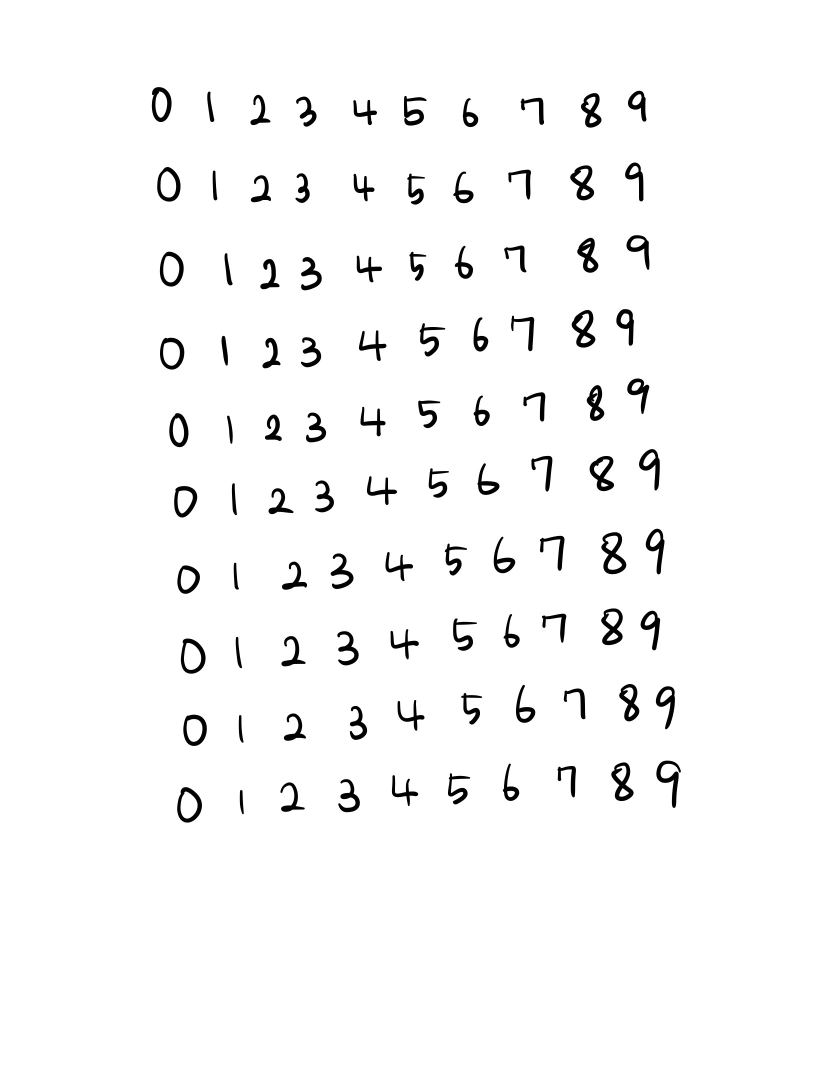
#> input picture 13.jpg, 1668 x 2154 px (shown at 1/2 size)
$ python main.py
#> lines starting #> are read from the running program, lines starting #| are printed output that depends on the picture; after the words box and inside, x2 and y2 are one past the last pixel; in counts of white or black regions, pixels touching at a corner belong together
import cv2
import os
import numpy as np

filenames = ['13.jpg', '14.jpg', '15.jpg']

def generate_dataset(filename):
#> called with filename = '13.jpg'
    src = cv2.imread(filename, cv2.IMREAD_GRAYSCALE)  # 그레이 스케일로 변환
#> src is the input picture: shape (2154, 1668); min 0, max 255, mean 248.1
    src = cv2.resize(src, (int(src.shape[1] / 5), int(src.shape[0] / 5)))  # 이미지의 크기가 워낙 크기 때문에 5분의1로 줄여서 확인
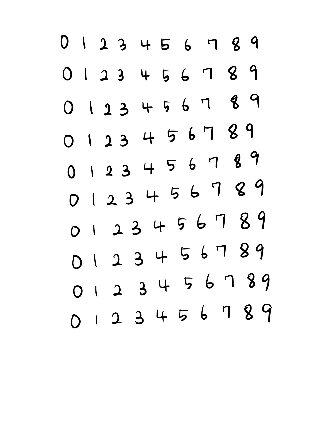
#> src: shape (430, 333); min 0, max 255, mean 248.1
    cv2.imshow('gray', src)
    k = cv2.waitKey(0)
#> (key Esc is pressed here)
    cv2.destroyAllWindows()

    src = src[0:src.shape[0] - 10, 15:src.shape[1] - 25]  # 양 옆의 노이즈를 제거
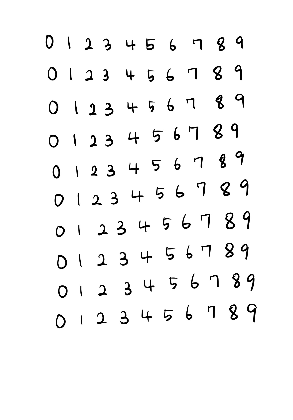
#> src: shape (420, 293); min 0, max 255, mean 247
    ret, binary = cv2.threshold(src, 170, 255, cv2.THRESH_BINARY_INV)  # 영상 이진화
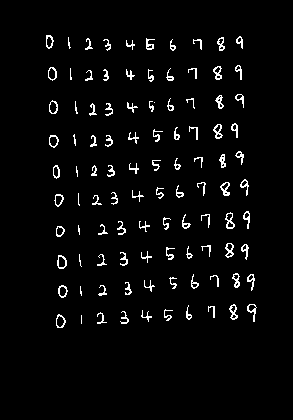
#> binary: shape (420, 293); 3.3% white in thin lines or dots, all inside (x1, y1, x2, y2) = (46, 35, 257, 328)

    cv2.imshow('binary', binary)
    k = cv2.waitKey(0)
#> (key Esc is pressed here)
    cv2.destroyAllWindows()

    # [4 lines of commented-out code are left out]

    contours, hierarchy = cv2.findContours(binary, cv2.RETR_EXTERNAL, cv2.CHAIN_APPROX_SIMPLE)  # 외곽선 검출
#> contours = 101 contours, 51 with area under 20; largest, box (x1, y1, x2, y2) and area: (57, 255, 67, 269) 95, (56, 314, 66, 328) 90, (225, 212, 235, 229) 90, (49, 100, 58, 114) 86, (49, 135, 59, 148) 86
    color = cv2.cvtColor(binary, cv2.COLOR_GRAY2BGR)  # 이진화 이미지를 color이미지로 복사(확인용)
    cv2.drawContours(color, contours, -1, (0, 255, 0), 3)  # 초록색으로 외곽선을 그려준다.
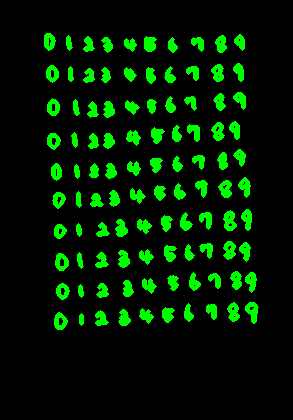
#> color: shape (420, 293, 3); mean B, G, R 0, 26.9, 0

    # 리스트연산을 위해 초기변수 선언
    bR_arr = []
    digit_arr = []
    digit_arr2 = []
    count = 0

    # 검출한 외곽선에 사각형을 그려서 배열에 추가
    for i in range(len(contours)):
        bin_tmp = binary.copy()
        x, y, w, h = cv2.boundingRect(contours[i])
        bR_arr.append([x, y, w, h])
#> this loop made 101 passes
#> (x, y, w, h) on passes 1 to 12: (81, 315, 1, 9), (56, 314, 10, 14), (97, 312, 10, 12), (120, 311, 9, 13), (141, 310, 11, 12), (164, 309, 9, 12), (208, 306, 7, 12), (186, 305, 6, 15), (247, 304, 10, 18), (229, 304, 9, 16), (80, 286, 2, 10), (98, 285, 9, 11)
#> after the loop, bR_arr = 101 items, first 6: [81, 315, 1, 9], [56, 314, 10, 14], [97, 312, 10, 12], [120, 311, 9, 13], [141, 310, 11, 12], [164, 309, 9, 12]

    bR_arr = sorted(bR_arr, key=lambda num: num[0], reverse=False)
#> bR_arr = 101 items, first 6: [46, 35, 8, 14], [48, 67, 9, 14], [49, 135, 10, 13], [49, 100, 9, 14], [53, 165, 7, 14], [54, 194, 10, 13]

    print(bR_arr[:5])
#| [[46, 35, 8, 14], [48, 67, 9, 14], [49, 135, 10, 13], [49, 100, 9, 14], [53, 165, 7, 14]]
    print(len(bR_arr))
#| 101

    # 작은 노이즈데이터 버림,사각형그리기, 10개씩 리스트로 다시 묶어서 저장
    for x, y, w, h in bR_arr:
        tmp_y = bin_tmp[y - 2:y + h + 2, x - 2:x + w + 2].shape[0]
        tmp_x = bin_tmp[y - 2:y + h + 2, x - 2:x + w + 2].shape[1]
        if tmp_x and tmp_y > 10:
            count += 1
            cv2.rectangle(color, (x - 2, y - 2), (x + w + 2, y + h + 2), (0, 0, 255), 1)
            digit_arr.append(bin_tmp[y - 2:y + h + 2, x - 2:x + w + 2])
            if count == 10:
                digit_arr2.append(digit_arr)
                digit_arr = []
                count = 0
#> this loop made 101 passes
#> (x, y, w, h, tmp_y, tmp_x) on passes 1 to 12: (46, 35, 8, 14, 18, 12), (48, 67, 9, 14, 18, 13), (49, 135, 10, 13, 17, 14), (49, 100, 9, 14, 18, 13), (53, 165, 7, 14, 18, 11), (54, 194, 10, 13, 17, 14), (56, 314, 10, 14, 18, 14), (56, 226, 9, 11, 15, 13), (57, 255, 10, 14, 18, 14), (58, 285, 10, 13, 17, 14), (68, 37, 3, 12, 16, 7), (70, 68, 2, 12, 16, 6)
#> (tmp_y, tmp_x) on passes 61 to 66: (17, 12), (17, 11), (16, 12), (16, 10), (16, 11), (17, 10)
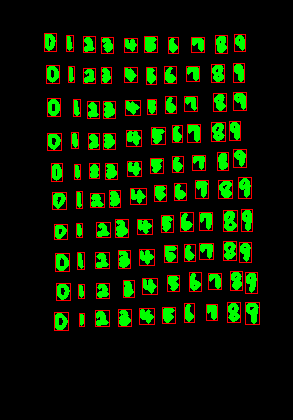
#> color: shape (420, 293, 3); 4.69% of pixels changed, all inside (x1, y1, x2, y2) = (44, 33, 260, 331)
#> after the loop, count = 0; digit_arr = []; digit_arr2 = 10 items
    cv2.imshow('contours', color)

    k = cv2.waitKey(0)
#> (key Esc is pressed here)
    cv2.destroyAllWindows()

    for i in range(0, len(digit_arr2)):
        for j in range(len(digit_arr2[i])):
            count += 1
            if i == 0:  # 1일 경우 비율 유지를 위해 마스크를 만들어 그위에 얹어줌
                width = digit_arr2[i][j].shape[1]
                height = digit_arr2[i][j].shape[0]
                tmp = (height - width) / 2
                mask = np.zeros((height, height))
                mask[0:height, int(tmp):int(tmp) + width] = digit_arr2[i][j]
                digit_arr2[i][j] = cv2.resize(mask, (28, 28))
            else:
                digit_arr2[i][j] = cv2.resize(digit_arr2[i][j], (28, 28))
            # if i == 9 : i = -1
            cv2.imwrite(f"./juno/data/{i}/" + str(i) + '_' + str(j) + f"_{filename.split('.')[0]}.png", digit_arr2[i][j])
#> this loop made 10 passes
#> pass 1, in generate_dataset, `cv2.imwrite(f"./juno/data/{i}/" + str(i) + '_' + str(j) + f"_{filename..`:
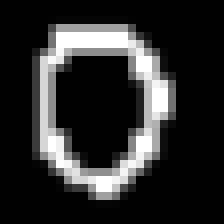
#> saved as 0_2_13.png: shape (28, 28) (shown 8 times larger); min 0, max 255, mean 43.7
#> pass 1, in generate_dataset, `cv2.imwrite(f"./juno/data/{i}/" + str(i) + '_' + str(j) + f"_{filename..`:
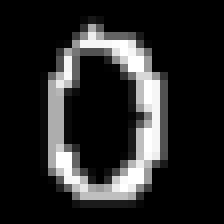
#> saved as 0_3_13.png: shape (28, 28) (shown 8 times larger); min 0, max 255, mean 38.5
#> after the loop, count = 100

for filename in filenames:
    generate_dataset(filename)
#> pass 2 of the loop `for filename in filenames:`:
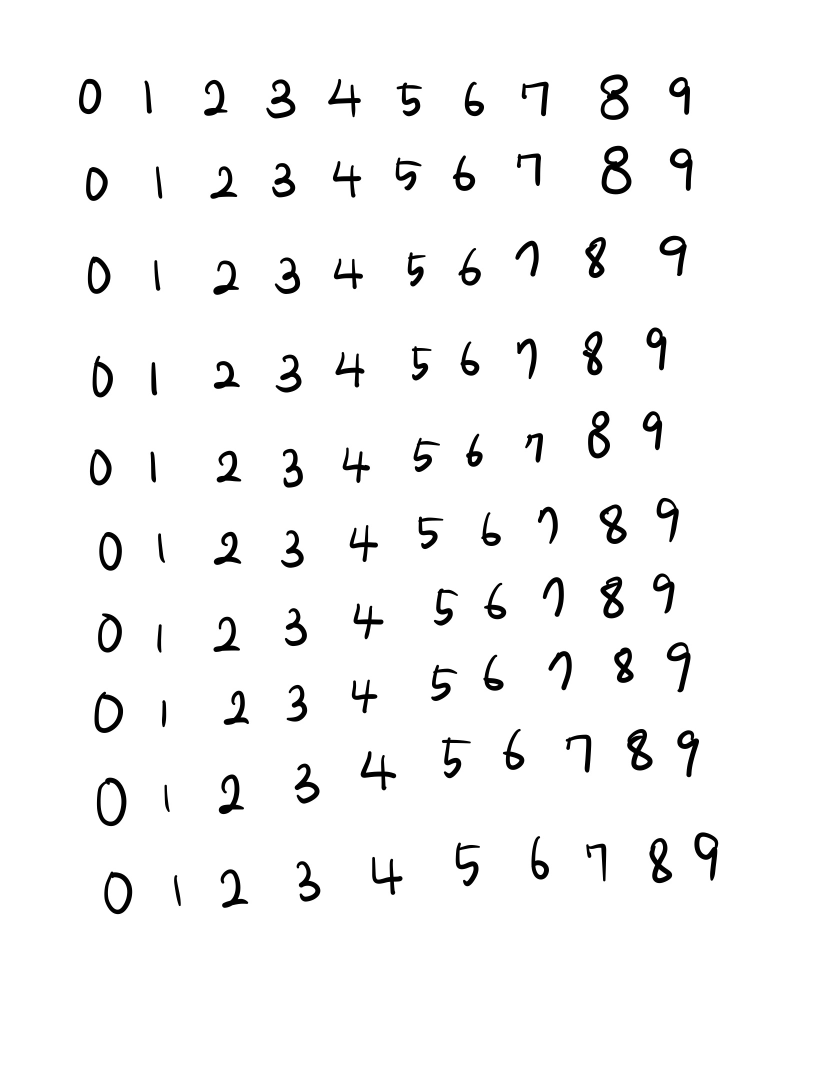
#> input picture 14.jpg, 1668 x 2154 px (shown at 1/2 size)
#> in generate_dataset, src is the input picture: shape (2154, 1668); min 0, max 255, mean 246.1
#> (key Enter is pressed here)
#> in generate_dataset (call 2), `ret, binary = cv2.threshold(src, 170, 255, cv2.THRESH_BINARY_INV)`:
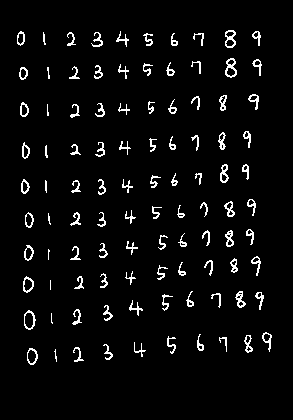
#> binary: shape (420, 293); 4.3% white in thin lines or dots, all inside (x1, y1, x2, y2) = (17, 30, 272, 365)
#> (key Enter is pressed here)
#> contours = 100 contours, 19 with area under 20; largest, box (x1, y1, x2, y2) and area: (24, 310, 36, 330) 160, (225, 58, 237, 78) 150, (225, 30, 236, 48) 139, (27, 348, 38, 365) 128, (23, 276, 34, 293) 120
#> the loop in generate_dataset (call 2), `for i in range(len(contours)):` made 100 passes
#> (x, y, w, h) on passes 1 to 8: (54, 349, 3, 13), (27, 348, 11, 17), (73, 347, 11, 15), (103, 344, 10, 16), (134, 342, 12, 15), (219, 337, 8, 15), (167, 336, 9, 18), (244, 335, 9, 18)
#| [[17, 31, 8, 15], [19, 67, 9, 13], [20, 102, 9, 15], [21, 179, 9, 15], [22, 142, 8, 17]]
#| 100
#> the loop in generate_dataset (call 2), `for x, y, w, h in bR_arr:` made 100 passes
#> (x, y, w, h) on passes 1 to 8: (17, 31, 8, 15), (19, 67, 9, 13), (20, 102, 9, 15), (21, 179, 9, 15), (22, 142, 8, 17), (23, 276, 11, 17), (24, 310, 12, 20), (24, 245, 10, 16)
#> (key Enter is pressed here)
#> the loop in generate_dataset (call 2), `for i in range(0, len(digit_arr2)):` made 10 passes
#> after the loop in generate_dataset (call 2), `for i in range(0, len(digit_arr2)):`:
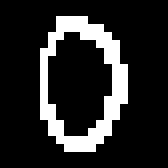
#> mask: shape (21, 21) float64 (shown 8 times larger); 15.9% white in thin lines or dots, all inside (x1, y1, x2, y2) = (5, 2, 16, 19)
#> pass 3 of the loop `for filename in filenames:`:
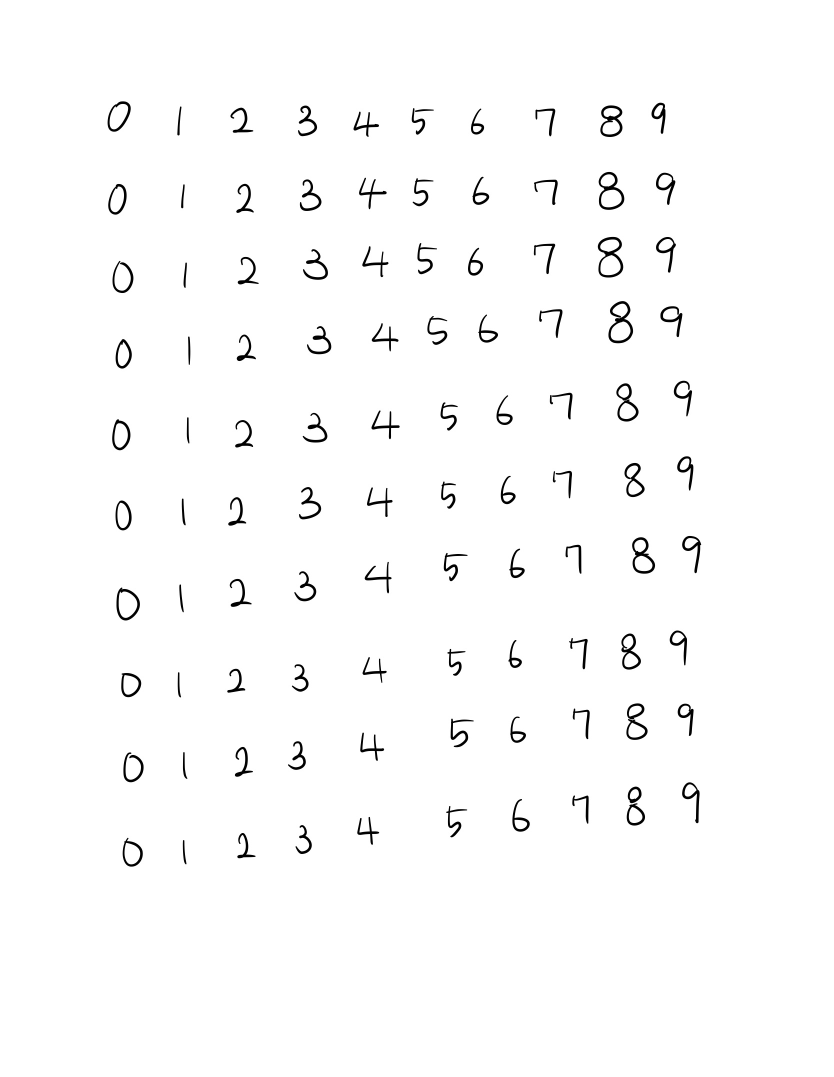
#> input picture 15.jpg, 1668 x 2154 px (shown at 1/2 size)
#> in generate_dataset, src is the input picture: shape (2154, 1668); min 0, max 255, mean 250.9
#> binary: shape (420, 293); 2.1% white in thin lines or dots, all inside (x1, y1, x2, y2) = (28, 40, 265, 346)
#> the loop in generate_dataset (call 3), `for i in range(len(contours)):` made 145 passes
#| [[28, 73, 8, 13], [28, 40, 9, 13], [30, 168, 7, 12], [30, 104, 8, 13], [31, 235, 10, 13]]
#| 145
#> the loop in generate_dataset (call 3), `for x, y, w, h in bR_arr:` made 145 passes
#> (x, y, w, h) on passes 1 to 8: (28, 73, 8, 13), (28, 40, 9, 13), (30, 168, 7, 12), (30, 104, 8, 13), (31, 235, 10, 13), (31, 200, 7, 12), (31, 135, 7, 12), (33, 269, 8, 9)
#> after the loop in generate_dataset (call 3), `for x, y, w, h in bR_arr:`:
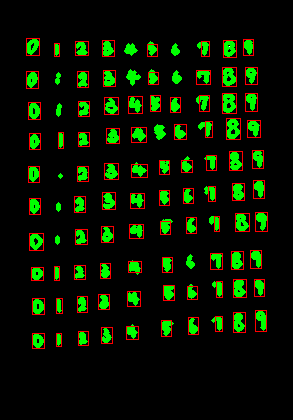
#> color: shape (420, 293, 3); mean B, G, R 0, 21.8, 9.9
#> the loop in generate_dataset (call 3), `for i in range(0, len(digit_arr2)):` made 8 passes
#> pass 1, in generate_dataset (call 3), `cv2.imwrite(f"./juno/data/{i}/" + str(i) + '_' + str(j) + f"_{filename..`:
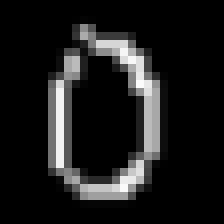
#> saved as 0_3_15.png: shape (28, 28) (shown 8 times larger); min 0, max 251, mean 27.3

# [19 lines of commented-out code are left out]
